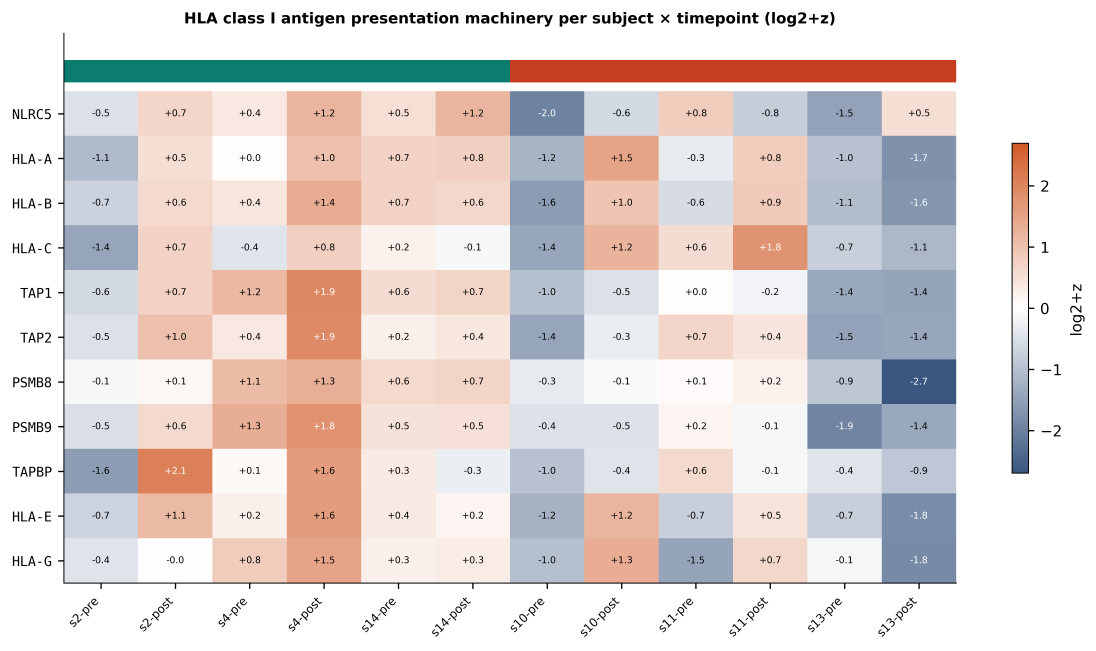
#> input picture 260424_nanostring/figures/FigEx_HLA_I_machinery_heatmap.png, 5477 x 3252 px (shown at 1/5 size)
$ python -i 06_composite_png.py   (imports and definitions only)
#> lines starting #> are read from the running program, lines starting #| are printed output that depends on the picture; after the words box and inside, x2 and y2 are one past the last pixel; in counts of white or black regions, pixels touching at a corner belong together
#> further down, picture is the input picture: PIL image 5477x3252 RGBA; mean R, G, B, A 222.7, 213.8, 212.1, 255
#!/usr/bin/env python3
"""
Build composite PNG images (all panels stitched into one figure) for
Supp Figs S22-S28 from the native-editable PPT-rendered multi-page PDFs.

Pipeline:
  1. For each `FigS{N}_*_native_editable.pdf`, run `pdftoppm` to rasterize
     each page to a high-res PNG (-r 300).
  2. Open per-page PNGs with PIL, crop whitespace, and stitch into a grid
     appropriate to the figure:
       S22 composite        : 7 pages (1 title + 6 panels) -> 2x3 grid (drop title)
       S23 pre/post/Δ heatmap: 1 page -> single PNG (just rename)
       S24 canonical sigs    : 7 pages (1 title + 6 panels) -> 2x3 grid
       S25 IBI vs IAE        : 3 pages (1 title + 2 panels) -> 1x2 grid
       S26 subject radar     : 4 pages (1 title + 3 panels) -> 1x3 grid
       S27 pre-spec primary  : 5 pages (1 title + 4 panels) -> 2x2 grid
       S28 platform concord. : 3 pages (1 title + 2 panels) -> 1x2 grid

  3. Add an A/B/C... panel letter overlay + a small super-title strip at
     the top of each composite, and save as PNG.

Output in manuscript/figures/*_composite.png alongside the existing
matplotlib composites (kept; these are the PPT-native composite variants).
"""
from __future__ import annotations
import os
import shutil
import subprocess
import tempfile
from pathlib import Path

from PIL import Image, ImageDraw, ImageFont

ROOT = Path("/mnt/sda1/data/TNT/analysis/260424_nanostring")
FIG = ROOT / "manuscript" / "figures"

# Layout plans: {pdf_stem: (rows, cols, skip_leading_pages, supertitle)}
LAYOUTS = {
    "FigS22_NanoString_composite_native_editable":
        (2, 3, 1, "Supp Fig S22  NanoString PanCancer Immune orthogonal validation — 6-panel composite"),
    "FigS23_NanoString_prepostdelta_heatmap_native_editable":
        (1, 1, 0, "Supp Fig S23  NanoString pre / post / Δ composite heatmap"),
    "FigS24_NanoString_canonical_signatures_native_editable":
        (2, 3, 1, "Supp Fig S24  NanoString regulatory-grade signatures — pre vs post"),
    "FigS25_IBI_vs_IAE_fingerprint_native_editable":
        (1, 2, 1, "Supp Fig S25  Inflamed-but-Ineffective (IBI) vs Inflamed-Active-Effective (IAE)"),
    "FigS26_subject_radar_native_editable":
        (1, 3, 1, "Supp Fig S26  Subject-level deep-dive — s4, s2, s11"),
    "FigS27_NanoString_prespec_primary_paired_native_editable":
        (2, 2, 1, "Supp Fig S27  Pre-registered Arrow 5 rescue primary paired Δ"),
    "FigS28_NanoString_platform_concordance_native_editable":
        (1, 2, 1, "Supp Fig S28  NanoString vs RNA-seq platform concordance"),
}

# Panel letter per layout (read left-to-right, top-to-bottom)
PANEL_LETTERS = "ABCDEF"

DPI = 200  # rasterization DPI (300 too heavy for 30 slides; 200 is crisp for submission)


# [8 lines left out: function rasterize_pdf, not called in this run]


def crop_whitespace(img: Image.Image, threshold: int = 252, pad: int = 20) -> Image.Image:
    """Crop outer white border (pixels >= threshold in all channels) and re-pad."""
#> called with threshold = 252, pad = 20
    bbox_img = img.convert("L").point(lambda p: 0 if p < threshold else 255)
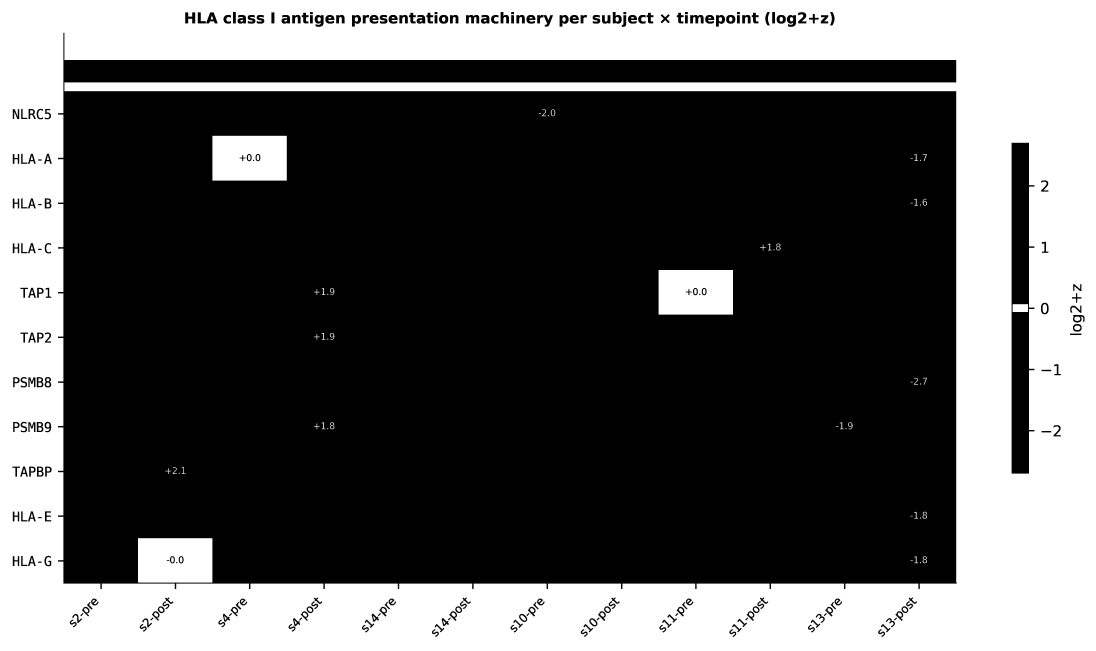
#> bbox_img: PIL image 5477x3252 L (shown at 1/5 size); 35.1% white; 140 white regions, largest, box (x1, y1, x2, y2) and area: (0, 0, 5477, 3252) 5984943, (1062, 679, 1434, 903) 81605, (3293, 1350, 3665, 1573) 81233
    bbox = bbox_img.getbbox()
#> bbox = (0, 0, 5477, 3252)
    if bbox is None:
        return img
    # invert: we want regions where the image is NOT all-white
    inv = Image.eval(bbox_img, lambda p: 255 - p)
    bbox = inv.getbbox()
#> bbox = (62, 60, 5423, 3184)
    if bbox is None:
        return img
    left, upper, right, lower = bbox
#> left = 62; upper = 60; right = 5423; lower = 3184
    left = max(0, left - pad); upper = max(0, upper - pad)
#> after `left = max(0, left - pad)`: left = 42
#> after `upper = max(0, upper - pad)`: upper = 40
    right = min(img.width, right + pad); lower = min(img.height, lower + pad)
#> after `right = min(img.width, right + pad)`: right = 5443
#> after `lower = min(img.height, lower + pad)`: lower = 3204
    return img.crop((left, upper, right, lower))
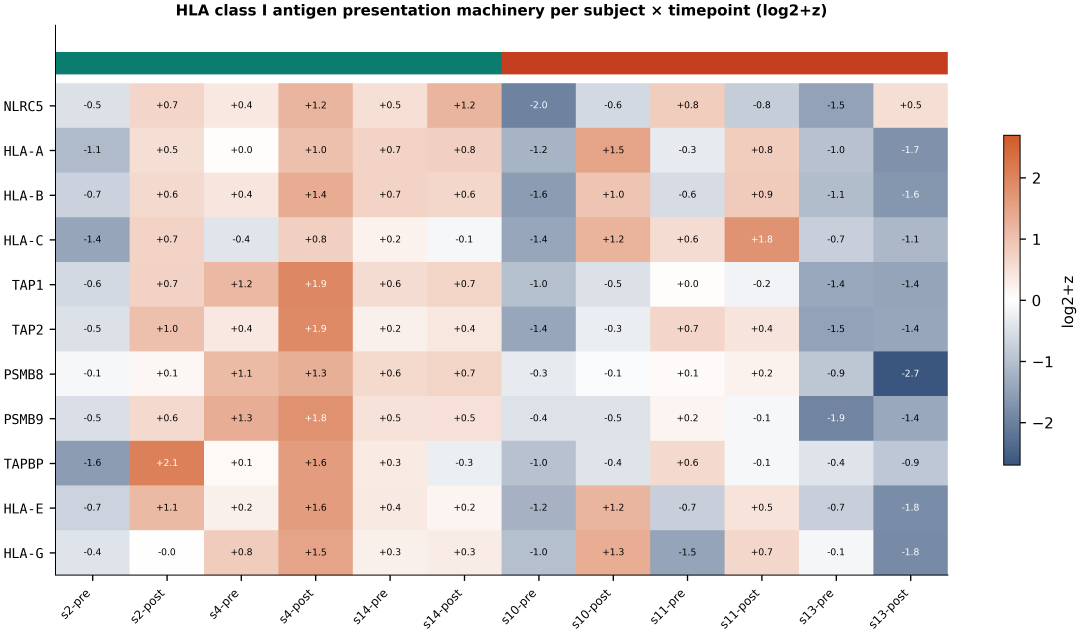
#> returned value: PIL image 5401x3164 RGBA (shown at 1/5 size); mean R, G, B, A 221.4, 212, 210.2, 255


# [114 lines left out: functions overlay_letter, stitch_grid, add_supertitle, build_composite, not called in this run]


# [6 lines not run here, left out]

>>> from PIL import Image
>>> picture = Image.open('../figures/FigEx_HLA_I_machinery_heatmap.png')
>>> result = crop_whitespace(picture)

$ run again, on 260424_nanostring/manuscript/figures/FigS22_NanoString_composite_composite_stitched.png
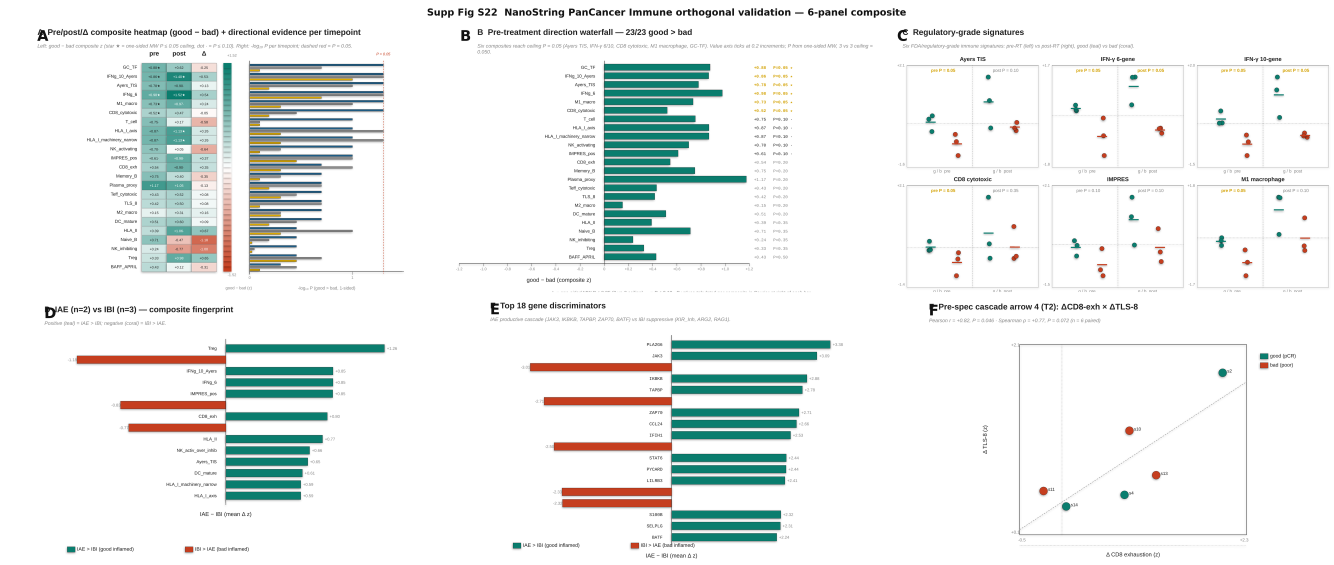
#> input picture 260424_nanostring/manuscript/figures/FigS22_NanoString_composite_composite_stitched.png, 4000 x 1695 px (shown at 1/3 size)
#> picture is the input picture: PIL image 4000x1695 RGB; mean R, G, B 235.1, 239.2, 238
#> in crop_whitespace, `bbox_img = img.convert("L").point(lambda p: 0 if p < threshold else 255)`:
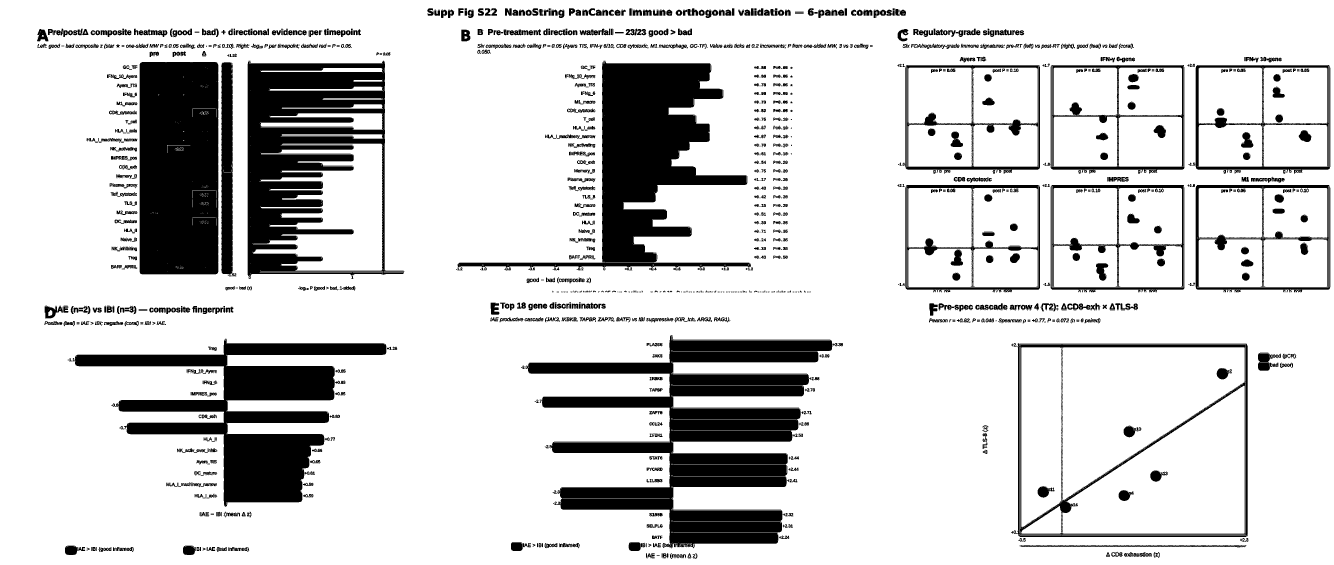
#> bbox_img: PIL image 4000x1695 L (shown at 1/3 size); 82.8% white; 3107 black regions (1893 under 20 px), largest, box (x1, y1, x2, y2) and area: (1577, 1005, 2497, 1645) 225962, (1373, 182, 2253, 812) 156369, (743, 182, 1212, 837) 155384
#> in crop_whitespace, `bbox = bbox_img.getbbox()`: bbox = (0, 0, 4000, 1695)
#> in crop_whitespace, `bbox = inv.getbbox()`: bbox = (111, 24, 3991, 1677)
#> in crop_whitespace, `left, upper, right, lower = bbox`: left = 111; upper = 24; right = 3991; lower = 1677
#> in crop_whitespace, `left = max(0, left - pad)`: left = 91
#> in crop_whitespace, `upper = max(0, upper - pad)`: upper = 4
#> in crop_whitespace, `right = min(img.width, right + pad)`: right = 4000
#> in crop_whitespace, `lower = min(img.height, lower + pad)`: lower = 1695
#> in crop_whitespace, `return img.crop((left, upper, right, lower))`:
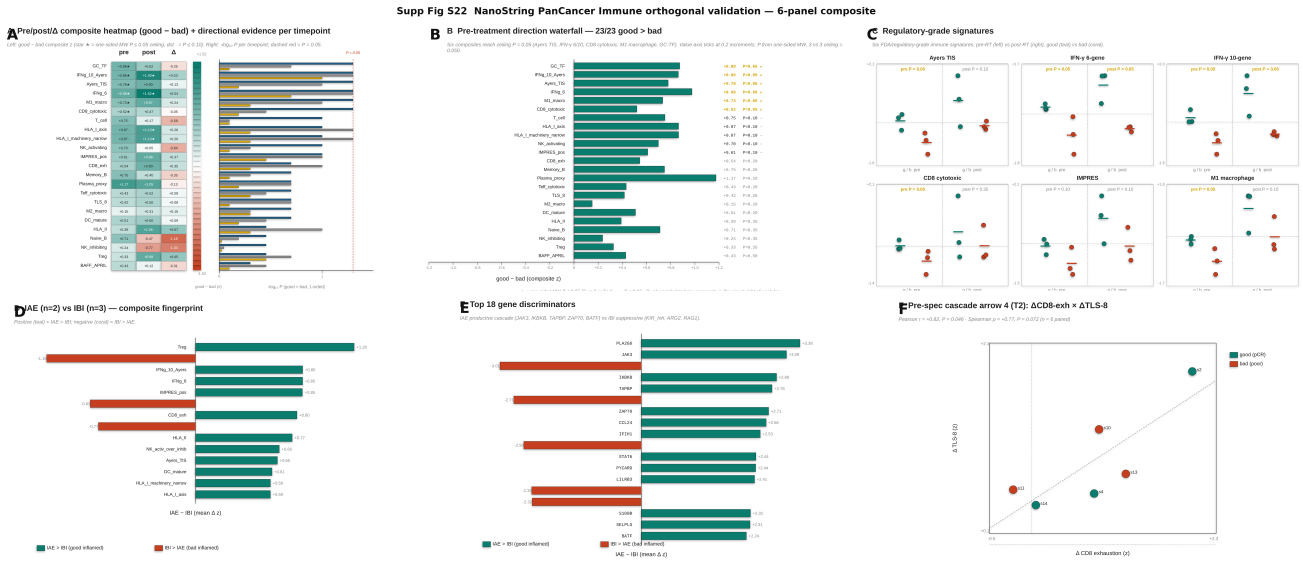
#> returned value: PIL image 3909x1691 RGB (shown at 1/3 size); mean R, G, B 234.6, 238.8, 237.6

$ run again, on 260424_nanostring/manuscript/figures/FigS23_NanoString_prepostdelta_heatmap_composite_stitched.png
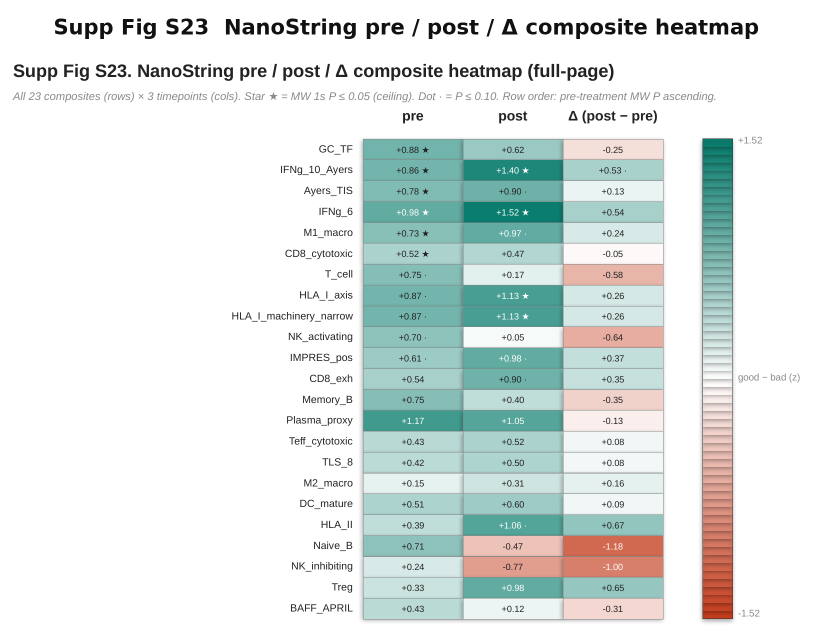
#> input picture 260424_nanostring/manuscript/figures/FigS23_NanoString_prepostdelta_heatmap_composite_stitched.png, 1625 x 1274 px (shown at 1/2 size)
#> picture is the input picture: PIL image 1625x1274 RGB; mean R, G, B 222.1, 230.1, 228
#> in crop_whitespace, `bbox_img = img.convert("L").point(lambda p: 0 if p < threshold else 255)`:
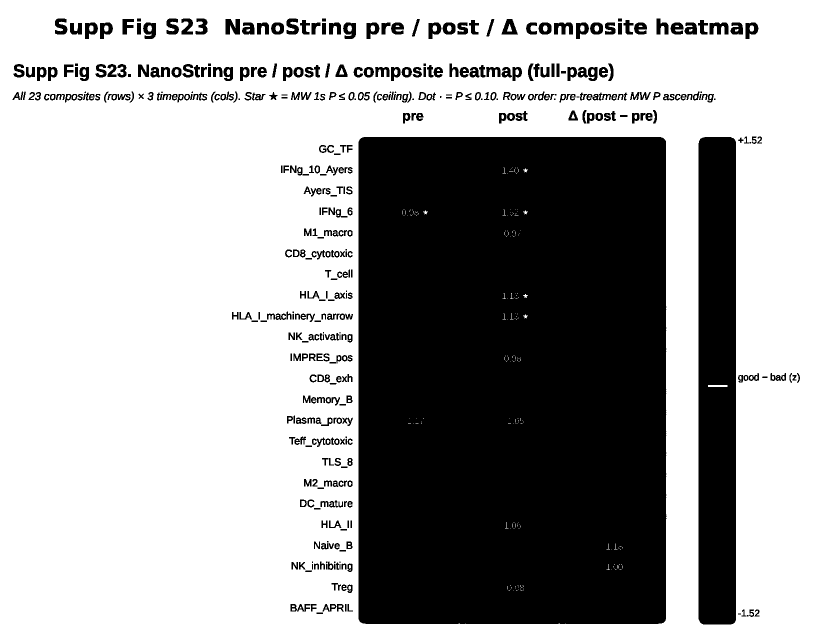
#> bbox_img: PIL image 1625x1274 L (shown at 1/2 size); 64.4% white; 462 black regions (30 under 20 px), largest, box (x1, y1, x2, y2) and area: (717, 274, 1333, 1248) 598087, (1397, 274, 1472, 1249) 72824, (451, 38, 480, 69) 717
#> in crop_whitespace, `bbox = bbox_img.getbbox()`: bbox = (0, 0, 1625, 1274)
#> in crop_whitespace, `bbox = inv.getbbox()`: bbox = (25, 37, 1600, 1249)
#> in crop_whitespace, `left, upper, right, lower = bbox`: left = 25; upper = 37; right = 1600; lower = 1249
#> in crop_whitespace, `left = max(0, left - pad)`: left = 5
#> in crop_whitespace, `upper = max(0, upper - pad)`: upper = 17
#> in crop_whitespace, `right = min(img.width, right + pad)`: right = 1620
#> in crop_whitespace, `lower = min(img.height, lower + pad)`: lower = 1269
#> in crop_whitespace, `return img.crop((left, upper, right, lower))`:
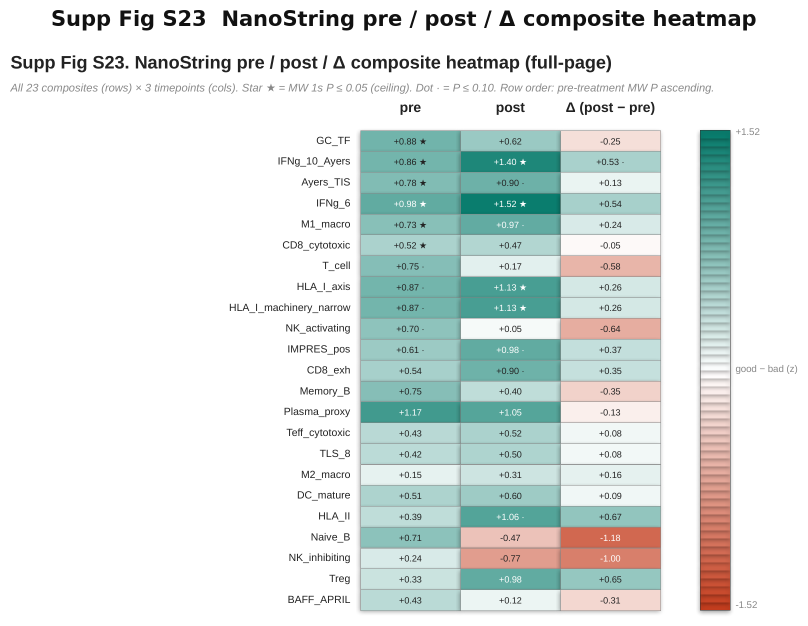
#> returned value: PIL image 1615x1252 RGB (shown at 1/2 size); mean R, G, B 221.4, 229.5, 227.4
